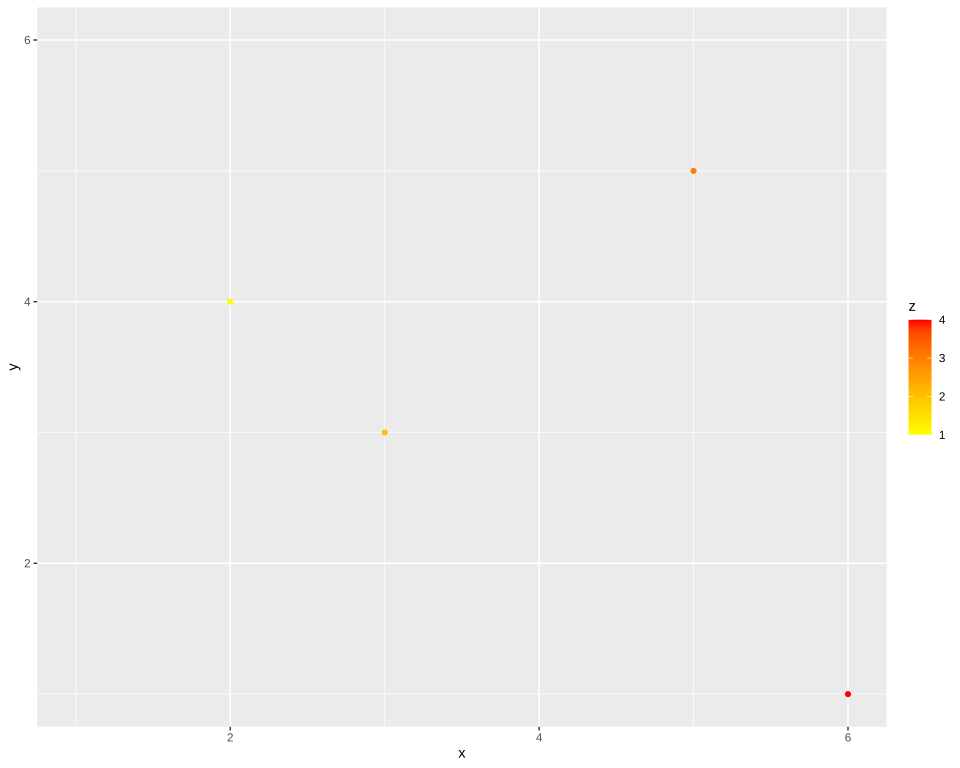

Generate this figure with R:
# The plot test/golden/scale_gradient_na_none.svg draws, drawn by ggplot2 itself, as ggplot2's own
# visual tests draw their snapshots: the independent check on that golden whenever it changes. The
# suite never runs this; it needs R, ggplot2 and vdiffr, saved as the Docker image
# giggly-r:ggplot2-4.0.3, and for the gradient svglite and the Liberation fonts, saved as
# giggly-r:ggplot2-4.0.3-svglite. From the repository's root:
#
#   docker run --rm -v "$PWD/test/golden":/golden:ro giggly-r:ggplot2-4.0.3-svglite \
#     Rscript /golden/scale_gradient_na_none.R > scale_gradient_na_none.ggplot2.svg
#   docker run --rm -e SVGLITE=1 -v "$PWD/test/golden":/golden:ro \
#     giggly-r:ggplot2-4.0.3-svglite Rscript /golden/scale_gradient_na_none.R \
#     > scale_gradient_na_none.svglite.svg
#
# and compare the first drawing element by element and the gradient's stops against the second,
# as test/golden/point_colourbar.R describes.
#
# The scale_gradient reference page's missing-values example in small: six points coloured from
# yellow to red, the two whose z is missing mapped to NA by `na.value = NA` and so not drawn, as
# GeomPoint drops a point whose colour is missing, though the axes span them, x from 1 and y to
# 6, since the scales are trained before; the colour bar spans the four values there are.
#
# First checked with ggplot2 4.0.3, vdiffr 1.0.9 and svglite 2.2.2: every element and clip path
# matches vdiffr's but the colour bar's fill, which vdiffr cannot draw, every stop matches
# svglite's, and the one departure is test/golden/point.R's, the x axis drawn before the y.

library(ggplot2)

data <- data.frame(x = 1:6, y = c(2, 4, 3, 6, 5, 1), z = c(NA, 1, 2, NA, 3, 4))
plot <- ggplot(data, aes(x, y)) +
  geom_point(aes(colour = z)) +
  scale_colour_gradient(low = "yellow", high = "red", na.value = NA) +
  guides(colour = guide_colourbar(display = "gradient")) +
  theme_gray()

file <- tempfile(fileext = ".svg")
if (nzchar(Sys.getenv("SVGLITE"))) {
  svglite::svglite(file, width = 10, height = 8, system_fonts = list(sans = "Liberation Sans"))
  suppressWarnings(print(plot))
  invisible(dev.off())
} else {
  suppressWarnings(vdiffr::write_svg(plot, file))
}
cat(readLines(file), sep = "\n")
